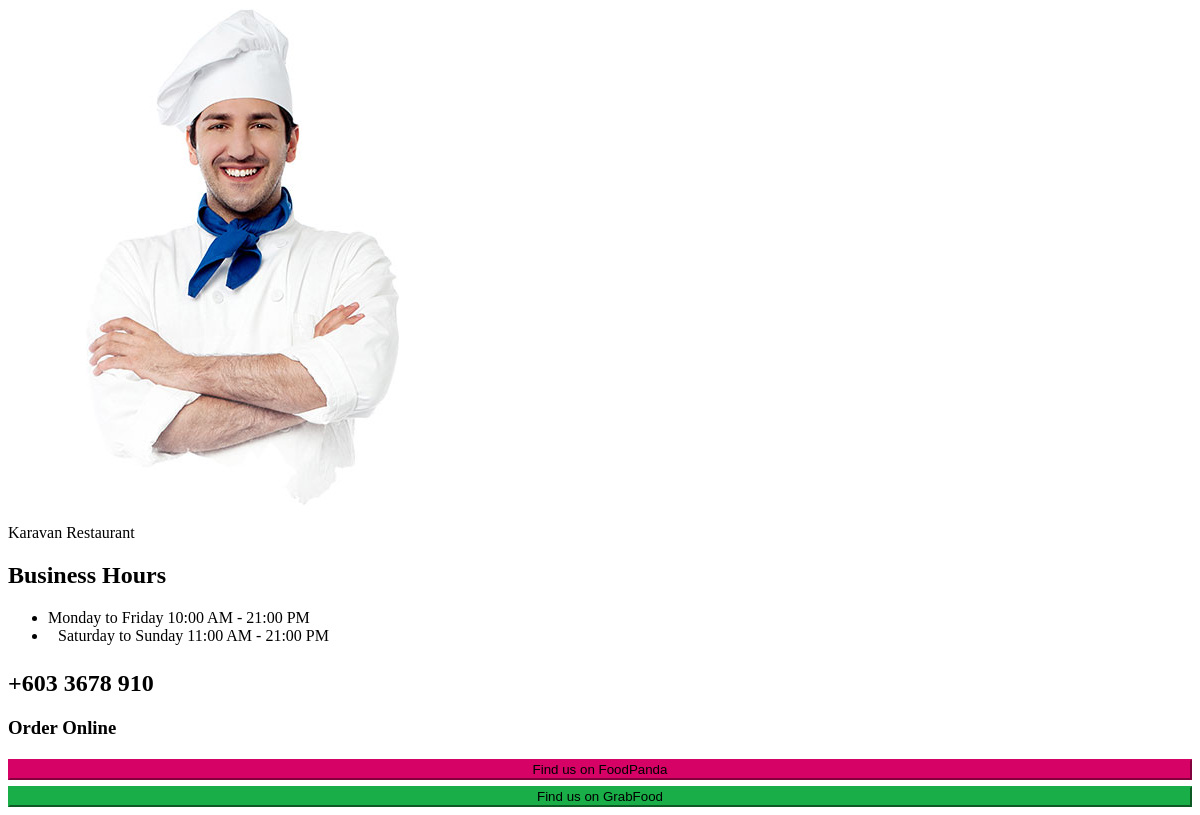
/php/reservation.php, run on the app's committed database.
### tables this page shows
CREATE TABLE IF NOT EXISTS `businesshours` (
  `BusinessHoursID` varchar(256) NOT NULL,
  `Hours` varchar(256) NOT NULL,
  PRIMARY KEY (`BusinessHoursID`)
);

### admin/Database/DatabaseConnection.php (called while the page is built, shortened)
<?php
class DatabaseConnection
{
    private static $instance;
    private $db;
    private function __construct()
    {
        $host = 'localhost';
        $dbName = 'karavan';
        $user = 'root';
        $password = '11234566z';
        $dsn = "mysql:host=$host;dbname=$dbName";
        try {
            $this->db = new PDO($dsn, $user, $password);
        } catch (PDOException $ex) {
            echo "<p>ERROR: " . $ex->getMessage() . "</p>";
            exit;
        }
    }
    public static function getInstance()
    {
        if (self::$instance == null) {
            self::$instance = new DatabaseConnection();
        }
        return self::$instance;
    }
    public function getDb()
    {
        if ($this->db instanceof PDO) {
            return $this->db;
        }
    }
}

### admin/Database/MenuConnection.php (called while the page is built, shortened)
<?php
require_once $_SERVER['DOCUMENT_ROOT'] . '/karavan/admin/Database/DatabaseConnection.php';
class MenuConnection
{
    private $db;
    private static $instance;
    private function __construct()
    {
        $this->db = DatabaseConnection::getInstance();
    }
    public static function getInstance()
    {
        if (self::$instance == null) {
            self::$instance = new MenuConnection();
        }
        return self::$instance;
    }
    public function getBusinessHours()
    {
        $query = "SELECT * FROM businesshours";
        $stmt = $this->db->getDb()->prepare($query);
        $stmt->execute();
        if ($stmt->rowCount() != 0) {
            $hours = $stmt->fetchAll(PDO::FETCH_ASSOC);
        } else {
            $hours = NULL;
        }
        return $hours;
    }
}

### php/reservation.php (the view, shortened to what this page needs)
<section class="flat-row flat-make-res index-2">
    <div class="container">
        <div class="row">
            <div class="col-md-5">
                <div class="reservation-page-right">
                    <img src="images/maketrevation/1.png" class="img-responsive" alt="reservation-banner">
                </div>
            </div>
            <div class="col-md-7">
                <div class="reservation-page-left">
                    <div class="reservation-page-form">
                        <div class="title-section">
                            <div class="top-section">
                                <p>Karavan Restaurant</p>
                            </div>
                            <h1 class="title">Business Hours</h1>
                        </div>
                        <?php
                        require_once "admin/Database/MenuConnection.php";
                        $con = MenuConnection::getInstance();
                        $businessHours = $con->getBusinessHours();
                        ?>
                        <ul style="margin-top: 10px; margin-bottom: 25px">
                            <li>Monday to Friday <span><?php echo $businessHours[0]["Hours"]; ?></span> </li>
                            <li style="padding-left: 10px;">Saturday to Sunday <span><?php echo $businessHours[1]["Hours"]; ?></span></li>
                        </ul>
                        <h1 class="phone">+603 3678 910</h1>
                        <h3 style="margin-bottom: 20px;"><span>Order Online</span></h3>
                        <div class="foodpanda-button">
                            <button type="submit" class="book-now-btn">Find us on FoodPanda</button>
                        </div>
                        <div class="grabfood-button">
                            <button type="submit" class="book-now-btn">Find us on GrabFood</button>
                        </div>
                    </div>
                </div>
            </div>
        </div>
    </div>
</section>

### php/reservation.php (style rules this page uses)
.foodpanda-button { padding-bottom: 6px; }
.foodpanda-button button, .grabfood-button button { width: 100%; }
.foodpanda-button button { background: #D60265; border-color: #D60265; }
.grabfood-button button { background: #1AAE48; border-color: #1AAE48; }

### data on the page
businesshours: Hours "10:00 AM - 21:00 PM"
businesshours: Hours "11:00 AM - 21:00 PM"
